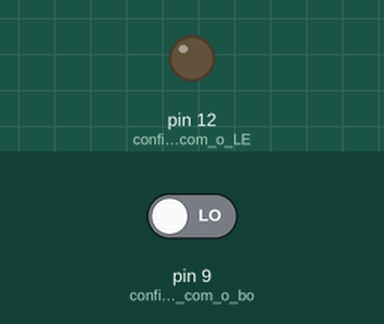
This sketch was run on a simulated Arduino Uno, built with avr-gcc and run on an emulated ATmega328P. Shown: output pins drawn as LEDs (lit = HIGH). The test bench sets the inputs (shaded band); at power-on: pin 9 (configura_o_pino_com_o_bo) LOW.

Above: at 1.2 s.
1.3 s: pin 9 (configura_o_pino_com_o_bo) driven HIGH
At 2.5 s:
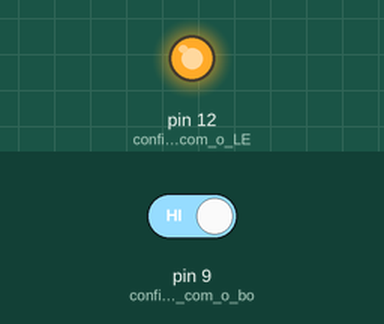
2.8 s: pin 9 (configura_o_pino_com_o_bo) driven LOW
At 3.8 s:
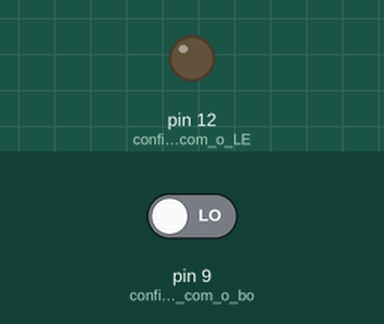
Timing chart, 0 to 5.8 s (numbered marks = the images above; inputs shaded):
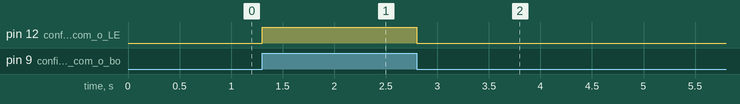

The sketch:

turn_on_light_with_button.ino
```cpp
void setup(){
  pinMode(9, INPUT); // configura o pino com o botão como entrada
  pinMode(12, OUTPUT); // configura o pino com o LED como saída
}

void loop(){
  if (digitalRead(9) == HIGH){ // se botão estiver pressionado (HIGH)
    digitalWrite(12, HIGH); // acende o LED
  }
  else{ // se não estiver pressionado (LOW)
    digitalWrite(12, LOW); // apaga o LED
  }
}
```

Measured:
- after the input at 1.3 s, pin 12 (configura_o_pino_com_o_LE): LOW → HIGH at once
- after the input at 2.8 s, pin 12 (configura_o_pino_com_o_LE): HIGH → LOW at once
